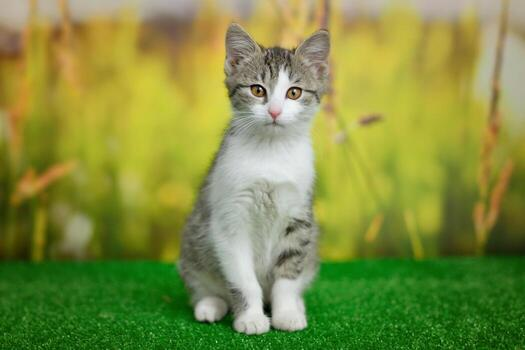
#> input picture cat_image.jpg, 525 x 350 px
$ python exercise2.py
#> lines starting #> are read from the running program, lines starting #| are printed output that depends on the picture; after the words box and inside, x2 and y2 are one past the last pixel; in counts of white or black regions, pixels touching at a corner belong together
import cv2
import matplotlib.pyplot as plt

# Load the image using OpenCV
image = cv2.imread("cat_image.jpg")
#> image is the input picture: shape (350, 525, 3); mean B, G, R 66.2, 142.5, 129.8

# Check if the image is loaded correctly
if image is None:
    print("Image could not be loaded. Check the file path.")
else:
    # 1. Convert to grayscale
    grayscale_image = cv2.cvtColor(image, cv2.COLOR_BGR2GRAY)
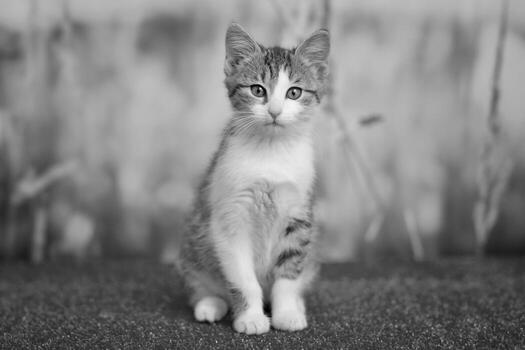
#> grayscale_image: shape (350, 525); min 0, max 249, mean 130

    # 2. Resize the image to a fixed resolution (e.g., 500x500)
    resized_image = cv2.resize(grayscale_image, (500, 500))
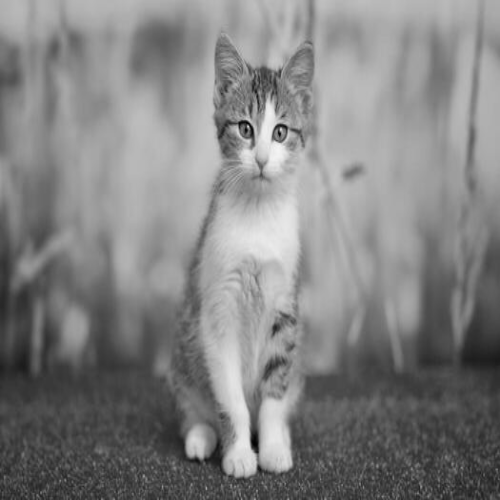
#> resized_image: shape (500, 500); min 2, max 244, mean 129.9

    # 3. Apply Gaussian blur
    blurred_image = cv2.GaussianBlur(resized_image, (5, 5), 0)

    # 4. Detect edges using Canny algorithm
    edges_image = cv2.Canny(blurred_image, threshold1=50, threshold2=150)
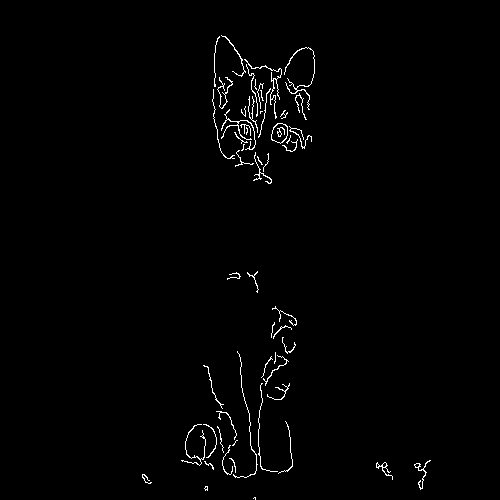
#> edges_image: shape (500, 500); 1.2% white in thin lines or dots, all inside (x1, y1, x2, y2) = (142, 35, 431, 500)

    # Plot the images
    plt.figure(figsize=(12, 12))

    # Display the grayscale image
    plt.subplot(2, 2, 1)
    plt.imshow(grayscale_image, cmap='gray')
    plt.title("Grayscale Image")
    plt.axis("off")

    # Display the resized image
    plt.subplot(2, 2, 2)
    plt.imshow(resized_image, cmap='gray')
    plt.title("Resized Image")
    plt.axis("off")

    # Display the blurred image
    plt.subplot(2, 2, 3)
    plt.imshow(blurred_image, cmap='gray')
    plt.title("Gaussian Blurred Image")
    plt.axis("off")

    # Display the edges image
    plt.subplot(2, 2, 4)
    plt.imshow(edges_image, cmap='gray')
    plt.title("Edges Detected (Canny)")
    plt.axis("off")

    # Show all images
    plt.tight_layout()
    plt.show()
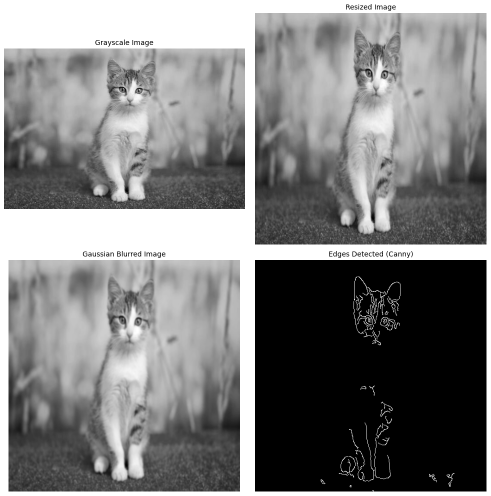
#> figure drawn by matplotlib, 4 panels
